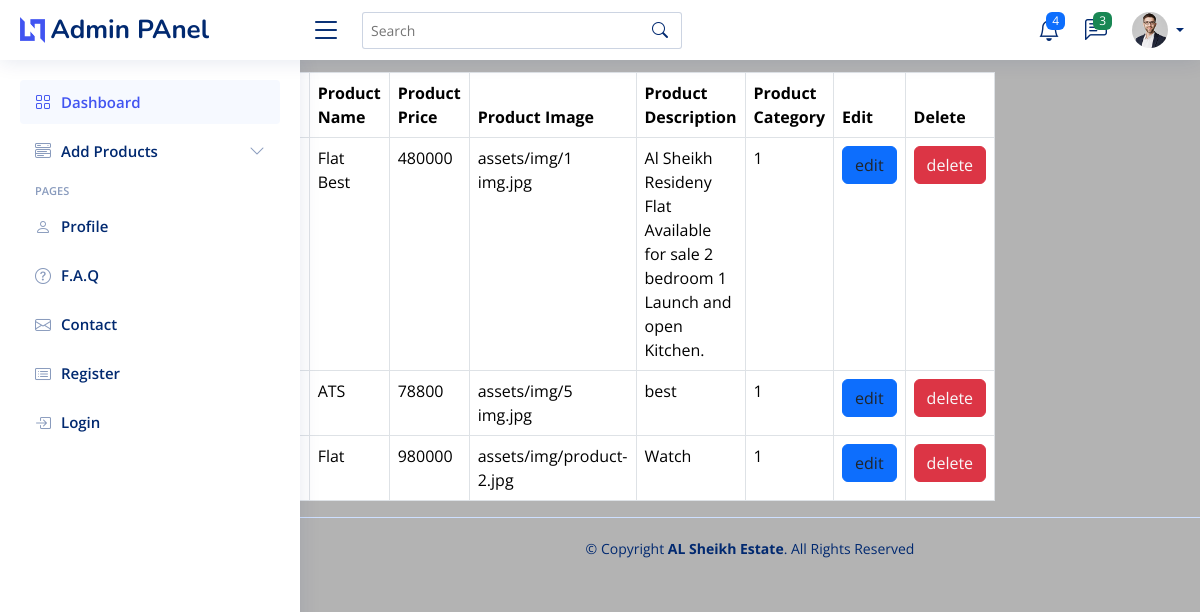
/NiceAdmin/prod_table.php, run on the app's committed database.
### tables this page shows
CREATE TABLE `products` (
  `prod_id` int(11) NOT NULL,
  `prodname` varchar(100) NOT NULL,
  `prodprice` int(11) NOT NULL,
  `prodimage` varchar(255) NOT NULL,
  `Prod_Desc` varchar(255) NOT NULL,
  `Prod_Category` int(11) DEFAULT NULL
);

### NiceAdmin/prod_table.php (the view)
<?php
include("header.php");
include("config.php");
$query = "SELECT * FROM products";
$result = mysqli_query($conn,$query);
?>
    <table class = "table table-bordered p-5 w-50 mx-auto mt-5  table-hover ">
        <thead>
            <tr>
                <br>
                <th>Product_ID</th>
                    <th>Product Name</th>
                    <th>Product Price</th>
                    <th>Product Image</th>
                    <th>Product Description</th>
                    <th>Product Category</th>
                    <th>Edit</th>
                    <th>Delete</th>
            </tr>
        </thead>
        <tbody>
            <?php
            while($data = mysqli_fetch_assoc($result)){
                ?>
                <tr >
                <td><?php echo $data ["prod_id"]; ?></td>
                <td><?php echo $data ["prodname"]; ?></td>
                <td><?php echo $data ["prodprice"]; ?></td>
                <td><?php echo $data ["prodimage"]; ?></td>
                <td><?php echo $data ["Prod_Desc"]; ?></td>
                <td><?php echo $data ["Prod_Category"]; ?></td>
                <td><button class="btn btn-primary "><a class="text-dark"  onclick="return confirm('are you sure product edit')" href="edit_product.php?id=<?php echo $data["prod_id"]; ?>" >edit</a></button></td>
                <td><button class="btn btn-danger "><a class="text-light"  onclick="return confirm('are you sure product delete')" href="delete_product.php?id=<?php echo $data["prod_id"]; ?>" >delete</a></button></td>
                </tr>
                <?php
            }
            ?>
        </tbody>
    </table>
</body>
<?php
include("footer.php");
?>
</html>

### NiceAdmin/assets/css/style.css (style rules this page uses)
:root { scroll-behavior: smooth; }
body { font-family: "Open Sans", sans-serif; background: #b3b3b3; color: #444444; }
a { color: #4154f1; text-decoration: none; }

### data on the page
products: prodname "Flat Best", prodprice "480000", prodimage "assets/img/1 img.jpg", Prod_Desc "Al Sheikh Resideny Flat Available for sale 2 bedroom 1 Launch and open Kitchen.", Prod_Category "1"
products: prodname "ATS", prodprice "78800", prodimage "assets/img/5 img.jpg", Prod_Desc "best", Prod_Category "1"
products: prodname "Flat", prodprice "980000", prodimage "assets/img/product-2.jpg", Prod_Desc "Watch", Prod_Category "1"
